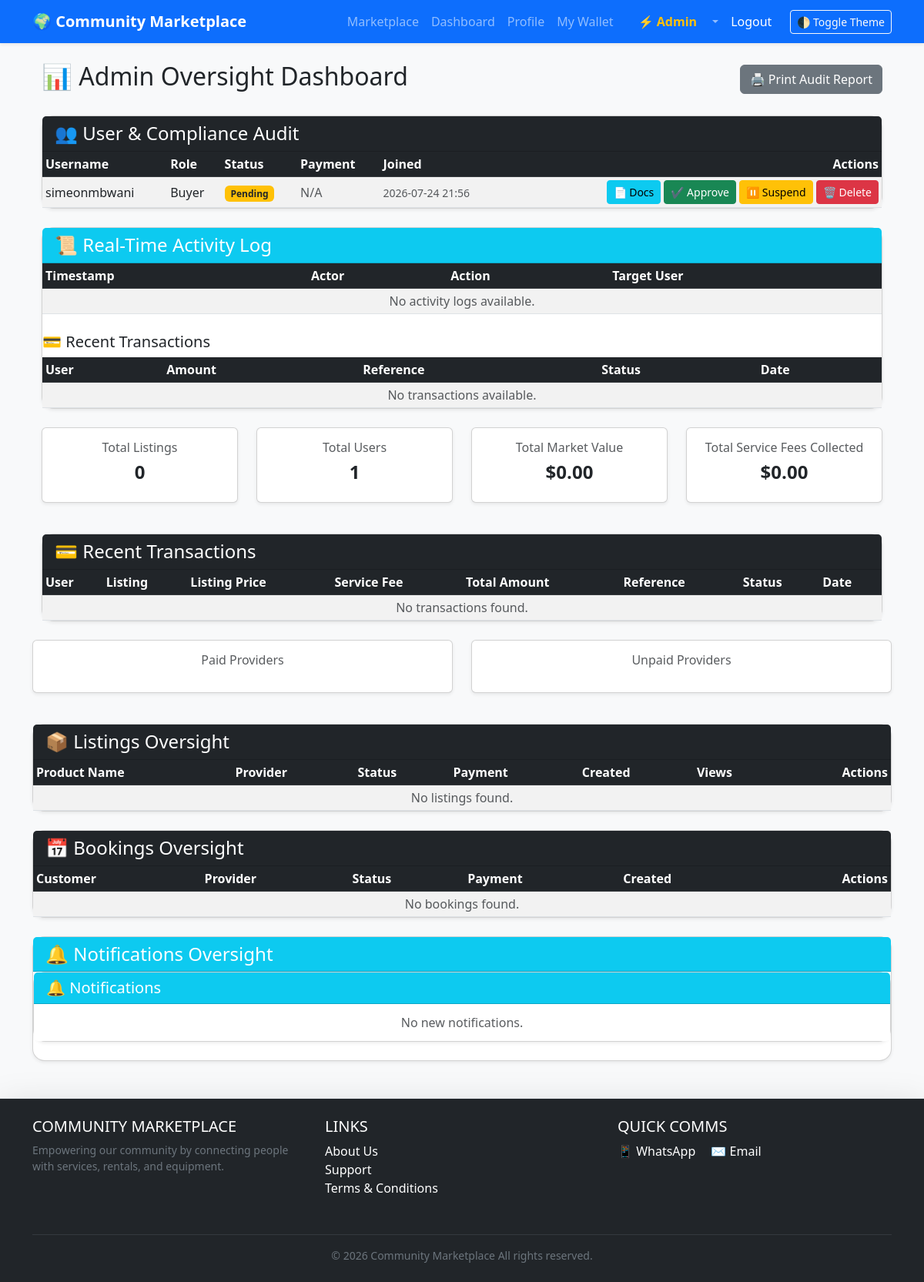
The page /dashboard/admin-panel/ (signed in) on the database its author committed.
### accounts/models.py (models this page shows, shortened)
class CustomUser(AbstractUser):
    ROLE_CHOICES = (('buyer', 'Buyer'), ('provider', 'Provider'))
    role = models.CharField(max_length=10, choices=ROLE_CHOICES, default='buyer')
    is_provider = models.BooleanField(default=False)
    is_verified = models.BooleanField(default=False)
    is_paid = models.BooleanField(default=False)
    id_document = models.FileField(upload_to='verifications/', null=True, blank=True,
                                   validators=[validate_id_document])
    STATUS_CHOICES = (('pending', 'Pending'), ('approved', 'Approved'), ('rejected', 'Rejected'))
    verification_status = models.CharField(max_length=10, choices=STATUS_CHOICES, default='pending')
    verified_by = models.ForeignKey(settings.AUTH_USER_MODEL, null=True, blank=True,
                                    related_name="verifications_done", on_delete=models.SET_NULL)
    rejection_reason = models.TextField(blank=True, null=True)
    profile_picture = models.ImageField(upload_to='profiles/', null=True, blank=True)
    bio = models.TextField(max_length=500, blank=True)
    phone_number = models.CharField(max_length=15, blank=True)
    business_name = models.CharField(max_length=100, blank=True)
    LANGUAGE_CHOICES = [('en', 'English'), ('sn', 'Shona'), ('nd', 'Ndebele')]
    language_preference = models.CharField(max_length=2, choices=LANGUAGE_CHOICES, default='en')
    theme_preference = models.CharField(max_length=10, default='light')
    created_at = models.DateTimeField(auto_now_add=True)
    last_updated = models.DateTimeField(auto_now=True)
    groups = models.ManyToManyField(Group, blank=True, related_name="customuser_set")
    user_permissions = models.ManyToManyField(Permission, blank=True, related_name="customuser_set")

### dashboard/views.py (the view)
# urls.py: path("admin-panel/", views.admin_dashboard, name="admin_dashboard"),
@staff_member_required
def admin_dashboard(request):
    context = {
        "all_users": CustomUser.objects.all().order_by("-created_at"),
        "all_listings": Listing.objects.exclude(status="deleted").order_by("-created_at"),
        "all_bookings": Booking.objects.exclude(status="cancelled").order_by("-created_at"),
        "audit_logs": AuditLog.objects.all().order_by("-timestamp"),
        "total_users": CustomUser.objects.count(),
        "total_listings": Listing.objects.exclude(status="deleted").count(),
        "total_market": Transaction.objects.aggregate(Sum("amount"))["amount__sum"] or 0,
        "total_service_fees": Transaction.objects.aggregate(Sum("service_fee"))["service_fee__sum"] or 0,
    }
    return render(request, "dashboard/admin_dashboard.html", context)

### messaging/context_processors.py (called while the page is built)
def unread_counts(request):
    if request.user.is_authenticated:
        total_unread = sum(
            room.unread_count_for(request.user)
            for room in ChatRoom.objects.filter(participants=request.user)
        )
        return {"global_unread_count": total_unread}
    return {"global_unread_count": 0}

### dashboard/templates/dashboard/admin_dashboard.html (shortened to what this page needs)
{% extends 'base.html' %}
{% block content %}
<div class="container mt-4" id="admin-audit-section">
    <div class="d-flex justify-content-between align-items-center mb-4 d-print-none">
        <h2>📊 Admin Oversight Dashboard</h2>
        <button onclick="window.print()" class="btn btn-secondary">🖨️ Print Audit Report</button>
    </div>
    <div class="card shadow-sm rounded-4 mb-4"
         hx-get="{% url 'dashboard:admin_users_partial' %}"
         hx-trigger="every 10s"
         hx-target="#users-table-body"
         hx-swap="innerHTML">
        <div class="card-header bg-dark text-white">
            <h4 class="mb-0">👥 User & Compliance Audit</h4>
        </div>
        <div class="table-responsive" style="max-height: 400px; overflow-y:auto; -webkit-overflow-scrolling:touch;">
            <div id="users-table-body">
                {% include 'dashboard/partials/users_table.html' %}
            </div>
        </div>
    </div>
    <div class="card shadow-sm rounded-4 mb-4"
         hx-get="{% url 'dashboard:admin_logs_partial' %}"
         hx-trigger="every 5s"
         hx-target="#logs-table-body"
         hx-swap="innerHTML">
        <div class="card-header bg-info text-white">
            <h4 class="mb-0">📜 Real-Time Activity Log</h4>
        </div>
        <div class="table-responsive" style="max-height: 400px; overflow-y:auto; -webkit-overflow-scrolling:touch;">
            <div id="logs-table-body">
                {% include 'dashboard/partials/logs_table.html' %}
            </div>
        </div>
    </div>
    <div class="row mb-4 text-center">
        <div class="col-md-3 col-sm-6 mb-3">
            <div class="card p-3 shadow-sm">
                <h6 class="text-muted">Total Listings</h6>
                <h4 id="total-listings" class="fw-bold">{{ total_listings }}</h4>
            </div>
        </div>
        <div class="col-md-3 col-sm-6 mb-3">
            <div class="card p-3 shadow-sm">
                <h6 class="text-muted">Total Users</h6>
                <h4 id="total-users" class="fw-bold">{{ total_users }}</h4>
            </div>
        </div>
        <div class="col-md-3 col-sm-6 mb-3">
            <div class="card p-3 shadow-sm">
                <h6 class="text-muted">Total Market Value</h6>
                <h4 id="total-market" class="fw-bold">${{ total_market|default:"0.00" }}</h4>
            </div>
        </div>
    <div class="col-md-3 col-sm-6 mb-3">
        <div class="card p-3 shadow-sm">
            <h6 class="text-muted">Total Service Fees Collected</h6>
            <h4 class="fw-bold">${{ total_service_fees|default:"0.00" }}</h4>
        </div>
    </div>
</div>
<div class="card shadow-sm rounded-4 mb-4"
     hx-get="{% url 'dashboard:admin_transactions_partial' %}"
     hx-trigger="every 10s"
     hx-target="#transactions-table-body"
     hx-swap="innerHTML">
    <div class="card-header bg-dark text-white">
        <h4 class="mb-0">💳 Recent Transactions</h4>
    </div>
    <div class="table-responsive" style="max-height: 300px; overflow-y:auto;">
        <div id="transactions-table-body">
            {% include 'dashboard/partials/transactions_table.html' %}
        </div>
    </div>
</div>
    </div>
    <div class="row mb-4 text-center">
        <div class="col-md-6 col-sm-6 mb-3">
            <div class="card p-3 shadow-sm">
                <h6 class="text-muted">Paid Providers</h6>
            </div>
        </div>
        <div class="col-md-6 col-sm-6 mb-3">
            <div class="card p-3 shadow-sm">
                <h6 class="text-muted">Unpaid Providers</h6>
            </div>
        </div>
    </div>
    <div class="card shadow-sm rounded-4 mb-4"
         hx-get="{% url 'dashboard:admin_listings_partial' %}"
         hx-trigger="every 10s"
         hx-target="#listings-table-body"
         hx-swap="innerHTML">
        <div class="card-header bg-dark text-white">
            <h4 class="mb-0">📦 Listings Oversight</h4>
        </div>
        <div class="table-responsive" style="max-height: 500px; overflow-y:auto; -webkit-overflow-scrolling:touch;">
            <div id="listings-table-body">
                {% include 'dashboard/partials/listings_table.html' %}
            </div>
        </div>
    </div>
    <div class="card shadow-sm rounded-4 mb-4"
         hx-get="{% url 'dashboard:admin_bookings_partial' %}"
         hx-trigger="every 10s"
         hx-target="#bookings-table-body"
         hx-swap="innerHTML">
        <div class="card-header bg-dark text-white">
            <h4 class="mb-0">📅 Bookings Oversight</h4>
        </div>
        <div class="table-responsive" style="max-height: 500px; overflow-y:auto; -webkit-overflow-scrolling:touch;">
            <div id="bookings-table-body">
                {% include 'dashboard/partials/bookings_table.html' %}
            </div>
        </div>
    </div>
    <div class="card shadow-sm rounded-4 mb-4">
        <div class="card-header bg-info text-white">
            <h4 class="mb-0">🔔 Notifications Oversight</h4>
        </div>
        <div class="table-responsive print-expand">
            {% include 'dashboard/partials/notifications_table.html' %}
        </div>
    </div>
</div>
{% endblock %}

### dashboard/templates/dashboard/partials/users_table.html (shortened to what this page needs)
<div class="table-responsive" style="max-height: 400px; overflow-y:auto; -webkit-overflow-scrolling:touch;">
    <table class="table table-striped table-hover table-sm align-middle shadow-sm mb-0">
        <thead class="table-dark sticky-top">
            <tr>
                <th>Username</th>
                <th>Role</th>
                <th>Status</th>
                <th>Payment</th>
                <th>Joined</th>
                <th class="d-print-none text-end">Actions</th>
            </tr>
        </thead>
        <tbody>
            {% for u in all_users %}
            <tr>
                <td class="text-truncate" style="max-width: 120px;">{{ u.username }}</td>
                <td>{{ u.role|title }}</td>
                <td>
                    {% if u.verification_status == "approved" %}
                        <span class="badge bg-success">Approved</span>
                    {% elif u.verification_status == "rejected" %}
                        <span class="badge bg-danger">Rejected</span>
                    {% else %}
                        <span class="badge bg-warning text-dark">Pending</span>
                    {% endif %}
                </td>
                <td>
                    {% if u.role == "provider" %}
                        {% if u.is_paid %}
                            <span class="badge bg-success">Paid</span>
                        {% else %}
                            <span class="badge bg-danger">Unpaid</span>
                        {% endif %}
                    {% else %}
                        <span class="text-muted">N/A</span>
                    {% endif %}
                </td>
                <td><small class="text-muted">{{ u.created_at|date:"Y-m-d H:i" }}</small></td>
                <td class="d-print-none text-end">
                    <button class="btn btn-sm btn-info"
                            hx-get="{% url 'dashboard:admin_user_verification_partial' u.id %}"
                            hx-target="#modal-body"
                            data-bs-toggle="modal"
                            data-bs-target="#verificationModal">
                        📄 Docs
                    </button>
                    <button class="btn btn-sm btn-success"
                            hx-post="{% url 'dashboard:admin_manage_user' u.id 'approve' %}"
                            hx-target="#users-table-body"
                            hx-swap="innerHTML">✔ Approve</button>
                    <button class="btn btn-sm btn-warning"
                            hx-post="{% url 'dashboard:admin_manage_user' u.id 'suspend' %}"
                            hx-target="#users-table-body"
                            hx-swap="innerHTML">⏸ Suspend</button>
                    <button class="btn btn-sm btn-danger"
                            hx-post="{% url 'dashboard:admin_manage_user' u.id 'delete' %}"
                            hx-target="#users-table-body"
                            hx-swap="innerHTML">🗑 Delete</button>
                </td>
            </tr>
            {% empty %}
            <tr>
                <td colspan="6" class="text-center text-muted">No users found.</td>
            </tr>
            {% endfor %}
        </tbody>
    </table>
</div>

### dashboard/templates/dashboard/admin_dashboard.html (style rules this page uses)
.table-responsive thead.sticky-top { top: 0; z-index: 2; }

### rows shown on the page
CustomUser: username "simeonmbwani", role "Buyer", verification_status "Pending", shows "N/A", created_at "2026-07-24 21:56"

### other values the page prints
{{ total_listings }} "0"
{{ total_users }} "1"
{{ total_market|default:"0.00" }} "0.00"
{{ total_service_fees|default:"0.00" }} "0.00"
